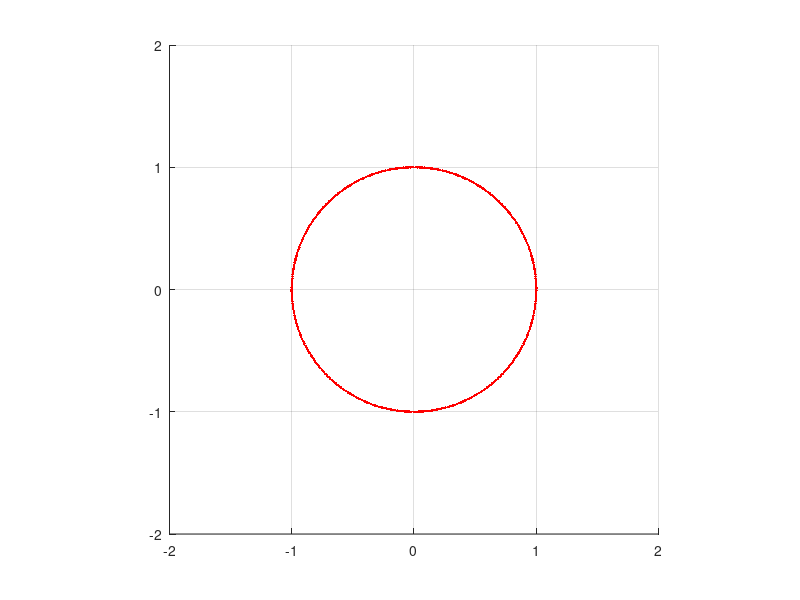

Source code (MATLAB):
function sequence
N = 400;
hold on
grid on
axis([-2 2 -2 2])
axis equal
    for i=1:N
        plot(cos(i), sin(i), 'r.')
        getframe;
    end;
end